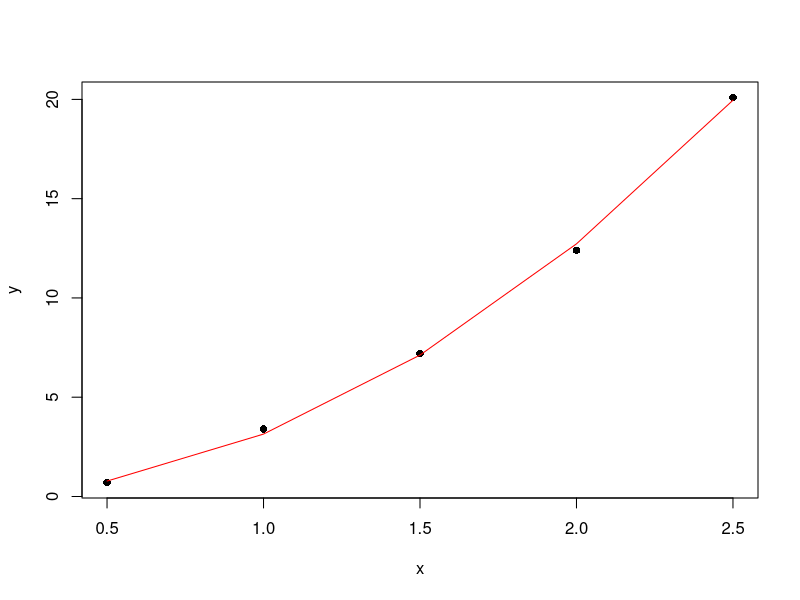
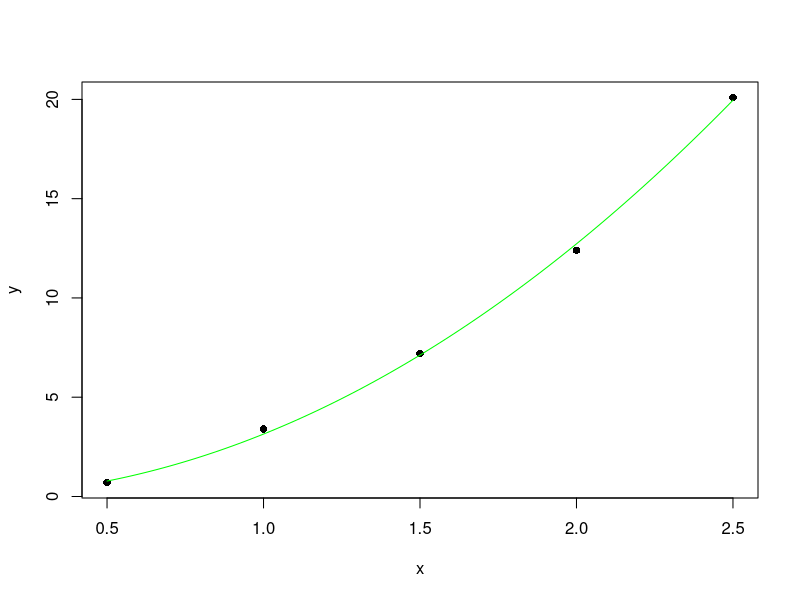

Reproduce these figures in R, in order.
x <- c(.5, 1, 1.5, 2, 2.5)
y <- c(.7, 3.4, 7.2, 12.4, 20.1)
myData <- data.frame(x,y)
fit <- nls(y~a*x^n, data = myData, start = list(a = 1, n = 1))
coefList <- coef(fit)
a <- coefList[1]
n <- coefList[2]

plot(x, y, pch = 16, col = "black")
lines(x, predict(fit), col = "red") #Linear Connection

plot(x, y, pch = 16, col = "black", add = FALSE)
curve(a*x^n, col = "green", add = TRUE, ) #Predicted Model